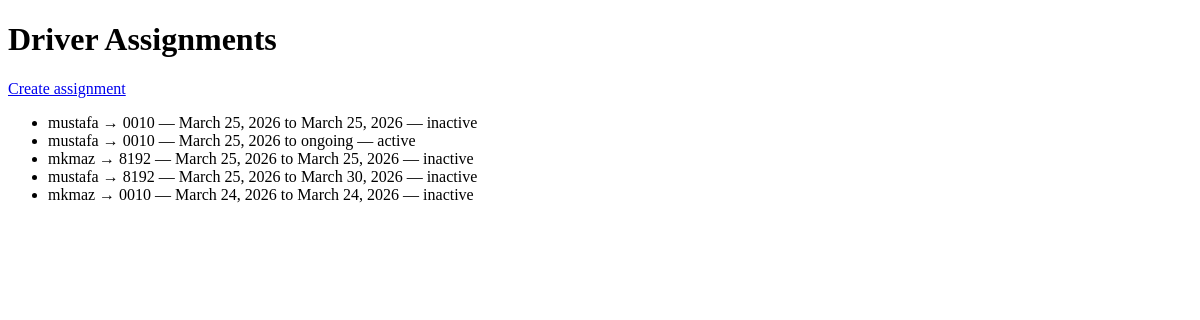
The page /accounts/assignments/ (signed in) on the database as committed earlier.
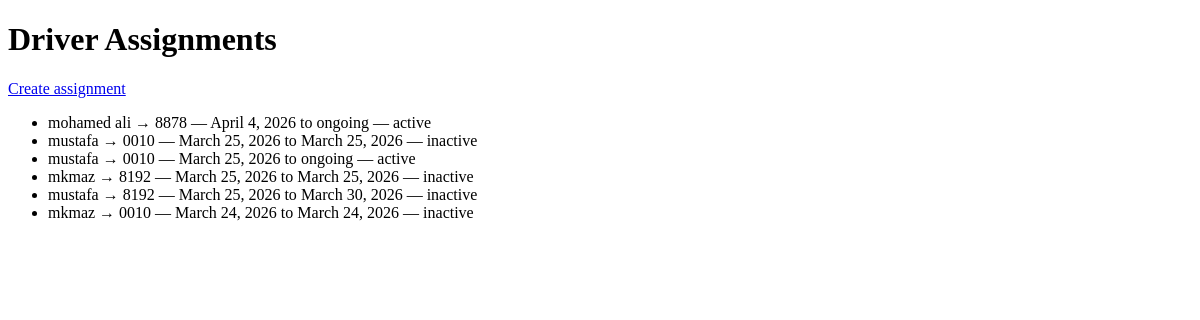
The same page on the database as committed later.
### accounts/models.py (models this page shows, shortened)
class DriverAssignment(models.Model):
    driver = models.ForeignKey(Employee, on_delete=models.CASCADE, related_name="driver_assignments")
    car = models.ForeignKey(Car, on_delete=models.CASCADE, related_name="driver_assignments")
    region = models.ForeignKey("accounts.Region", on_delete=models.SET_NULL, null=True, blank=True, related_name="driver_assignments")
    start_date = models.DateField()
    end_date = models.DateField(null=True, blank=True)
    active = models.BooleanField(default=True)
    notes = models.CharField(max_length=255, blank=True)
    class Meta:
        ordering = ["-start_date"]
        indexes = [models.Index(fields=["driver", "car", "active"])]
        constraints = [
            models.UniqueConstraint(fields=["driver", "car", "active"], name="unique_active_assignment")
        ]

### staff/models.py (models this page shows)
class Employee(models.Model):
    ROLE_CHOICES = [
        ("driver", "Driver"),
        ("staff", "Staff"),
        ("manager", "Manager"),
    ]
    user = models.OneToOneField(
        settings.AUTH_USER_MODEL,
        on_delete=models.SET_NULL,
        null=True,
        blank=True,
        related_name="employee_profile"
    )
    first_name = models.CharField(max_length=50, blank=True)
    last_name = models.CharField(max_length=50, blank=True)
    license_number = models.CharField(max_length=50, blank=True, null=True)
    license_expiry = models.DateField(blank=True, null=True)
    role = models.CharField(
        max_length=20,
        choices=ROLE_CHOICES,
        default="staff"
    )
    phone = models.CharField(max_length=20, blank=True)
    photo = models.ImageField(
        upload_to="employee_photos/",
        null=True,
        blank=True
    )
    created_at = models.DateTimeField(auto_now_add=True)
    def __str__(self):
        if self.user:
            return str(self.user)
        full_name = f"{self.first_name} {self.last_name}".strip()
        return full_name if full_name else "Unnamed Employee"

### fleet/models.py (models this page shows, shortened)
class Car(models.Model):
    STATUS_CHOICES = [
        ("available", "Available"),
        ("assigned", "Assigned"),
        ("maintenance", "Maintenance"),
        ("inactive", "Inactive"),
    ]
    VEHICLE_TYPE_CHOICES = [
        ("Sedan", "Sedan"),
        ("Reefer Van", "Chiller Van"),
        ("Reefer Truck", "Reefer Truck"),
        ("Reefer Pickup", "Reefer Pickup"),
    ]
    plate_number = models.CharField(max_length=20, unique=True, db_index=True)
    brand = models.CharField(max_length=100, default='Unknown')
    vehicle_type = models.CharField(max_length=100, choices=VEHICLE_TYPE_CHOICES, verbose_name="Vehicle Type", default="Sedan")
    year = models.PositiveIntegerField()
    vin = models.CharField(max_length=64, blank=True)
    status = models.CharField(
        max_length=20,
        choices=STATUS_CHOICES,
        default="available",
        db_index=True,
    )
    region = models.ForeignKey(
        "accounts.Region",
        on_delete=models.SET_NULL,
        null=True,
        blank=True,
        related_name="cars",
    )
    notes = models.TextField(blank=True)
    current_mileage = models.PositiveIntegerField(default=0, db_index=True)
    qr_token = models.CharField(max_length=128, unique=True, null=True, blank=True, db_index=True)
    qr_enabled = models.BooleanField(default=True, db_index=True)
    qr_code_image = models.ImageField(upload_to="qr_codes/", null=True, blank=True)
    created_at = models.DateTimeField(auto_now_add=True)
    class Meta:
        ordering = ["plate_number"]
    def __str__(self):
        return self.plate_number

### accounts/views.py (the view)
# urls.py: path("assignments/", DriverAssignmentListView.as_view(), name="assignment_list"),
class DriverAssignmentListView(ListView):
    model = DriverAssignment
    paginate_by = 20
    template_name = "accounts/assignment_list.html"

### accounts/templates/accounts/assignment_list.html (shortened to what this page needs)
<!DOCTYPE html>
<html>
<head>
</head>
<body class="p-4">
    <h1 class="text-2xl">Driver Assignments</h1>
    <p><a href="{% url 'accounts:assignment_create' %}">Create assignment</a></p>
    <ul class="mt-4">
        {% for a in object_list %}
        <li>{{ a.driver }} → {{ a.car }} — {{ a.start_date }} to {{ a.end_date|default:'ongoing' }} — {{ a.active|yesno:'active,inactive' }}</li>
        {% empty %}
        <li>No assignments</li>
        {% endfor %}
    </ul>
</body>
</html>

Rows that differ between the two databases and show on the page:
added DriverAssignment: driver "mohamed ali", car "8878", start_date "April 4, 2026", end_date "ongoing", active "active"
